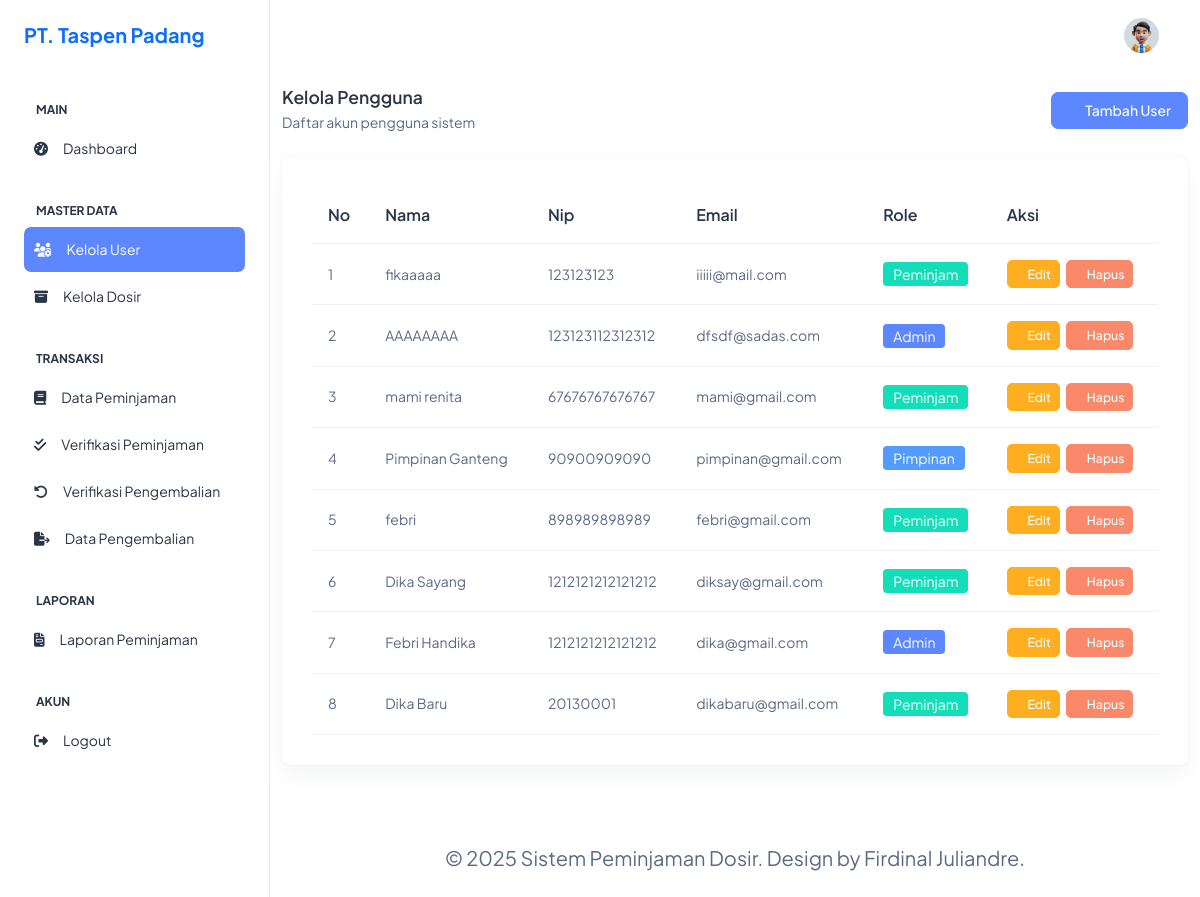
/admin/kelola-user.php (signed in), run on the app's committed database.
### tables this page shows
CREATE TABLE `users` (
  `id` int(11) NOT NULL,
  `nip` varchar(20) DEFAULT NULL,
  `email` varchar(255) NOT NULL,
  `password` varchar(255) NOT NULL,
  `role` enum('admin','peminjam','pimpinan') DEFAULT 'peminjam',
  `created_at` timestamp NOT NULL DEFAULT current_timestamp(),
  `nama` varchar(255) NOT NULL
);

### admin/kelola-user.php (the view, shortened to what this page needs)
<?php
require_once BASE_PATH . '/koneksi.php';
$query = mysqli_query($conn, "SELECT * FROM users ORDER BY id DESC");
?>
<?php include BASE_PATH . '/layouts/header.php'; ?>
<?php include BASE_PATH . '/layouts/sidebar.php'; ?>
<?php include BASE_PATH . '/layouts/topbar.php'; ?>
<div class="main-content py-4">
    <div class="container">
        <br><br><br>
        <div class="d-flex justify-content-between align-items-center mb-4">
            <div>
                <h5 class="fw-semibold mb-1">Kelola Pengguna</h5>
                <p class="text-muted mb-0">Daftar akun pengguna sistem</p>
            </div>
            <button class="btn btn-primary" data-bs-toggle="modal" data-bs-target="#modalTambah">
                <i class="ti ti-user-plus me-1"></i> Tambah User
            </button>
        </div>
        <div class="card">
            <div class="card-body">
                <div class="table-responsive">
                    <table class="table align-middle text-nowrap mb-0">
                        <thead class="text-dark fs-4">
                            <tr>
                                <th>No</th>
                                <th>Nama</th>
                                <th>Nip</th>
                                <th>Email</th>
                                <th>Role</th>
                                <th>Aksi</th>
                            </tr>
                        </thead>
                        <tbody>
                            <?php $no = 1; while ($user = mysqli_fetch_assoc($query)) : ?>
                                <tr>
                                    <td><?= $no++ ?></td>
                                    <td><?= htmlspecialchars($user['nama']) ?></td>
                                    <td><?= htmlspecialchars($user['nip']) ?></td>
                                    <td><?= htmlspecialchars($user['email']) ?></td>
                                    <td>
                                        <?php
                                            $badgeClass = match ($user['role']) {
                                                'admin' => 'primary',
                                                'peminjam' => 'success',
                                                'pimpinan' => 'info',
                                                default => 'secondary'
                                            };
                                        ?>
                                        <span class="badge bg-<?= $badgeClass ?>">
                                            <?= ucfirst(htmlspecialchars($user['role'])) ?>
                                        </span>
                                    </td>
                                    <td>
                                        <button class="btn btn-sm btn-warning me-1 btn-edit"
                                            data-id="<?= $user['id'] ?>"
                                            data-nama="<?= htmlspecialchars($user['nama']) ?>"
                                            data-nip="<?= htmlspecialchars($user['nip']) ?>"
                                            data-email="<?= htmlspecialchars($user['email']) ?>"
                                            data-role="<?= $user['role'] ?>">
                                            <i class="ti ti-edit"></i> Edit
                                        </button>
                                        <a href="?hapus=<?= $user['id'] ?>" class="btn btn-sm btn-danger"
                                           onclick="return confirm('Yakin ingin menghapus user ini?')">
                                            <i class="ti ti-trash"></i> Hapus
                                        </a>
                                    </td>
                                </tr>
                            <?php endwhile; ?>
                        </tbody>
                    </table>
                </div>
            </div>
        </div>
    </div>
</div>
<?php include BASE_PATH . '/layouts/footer.php'; ?>

### layouts/header.php (style rules this page uses)
html, body { height: 100%; }

### data on the page
users: nama "fikaaaaa", nip "123123123", email "iiiii@mail.com", role "Peminjam"
users: nama "AAAAAAAA", nip "123123112312312", email "dfsdf@sadas.com", role "Admin"
users: nama "mami renita", nip "67676767676767", email "mami@gmail.com", role "Peminjam"
users: nama "Pimpinan Ganteng", nip "90900909090", email "pimpinan@gmail.com", role "Pimpinan"
users: nama "febri", nip "898989898989", email "febri@gmail.com", role "Peminjam"
users: nama "Dika Sayang", nip "1212121212121212", email "diksay@gmail.com", role "Peminjam"
users: nama "Febri Handika", nip "1212121212121212", email "dika@gmail.com", role "Admin"
users: nama "Dika Baru", nip "20130001", email "dikabaru@gmail.com", role "Peminjam"
